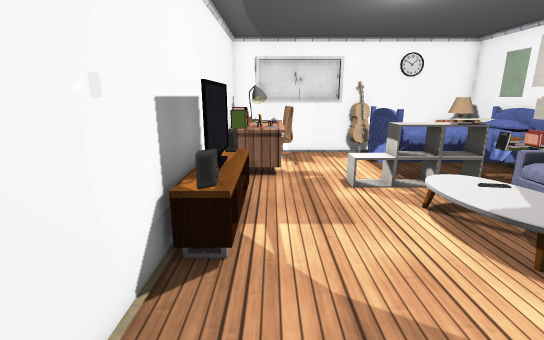
[1] (above)

12 first-person views from a walk through a Unity game level. The camera is 1.4 m above the floor, tilts 14° down and sees 85° across. Doors are open. The floor is counted in squares, 0.5 m on a side. Each view is taken from the middle of a square. On the plan, view 1 faces up. The plan holds only what a view shows up to about 20 squares ahead; the rest is blank. The player is left out. Some surface patterns are stand-ins.

[2]
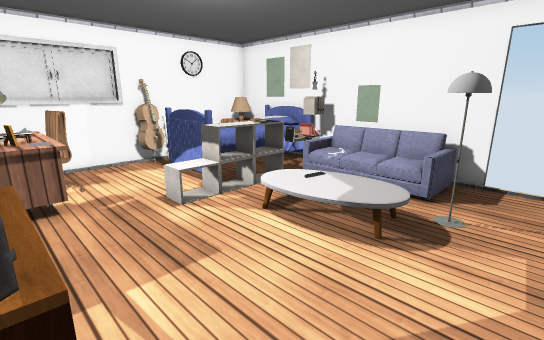

[3]
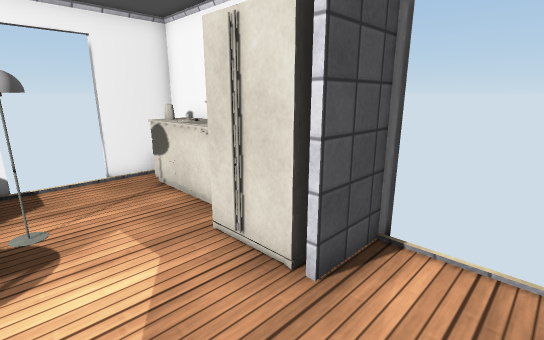

[4]
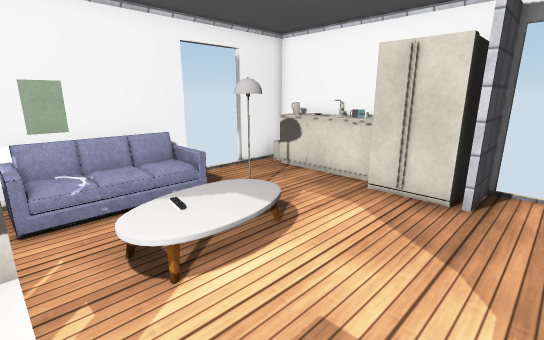

[5]
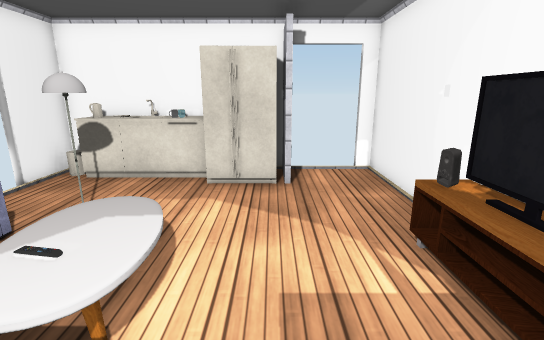

[6]
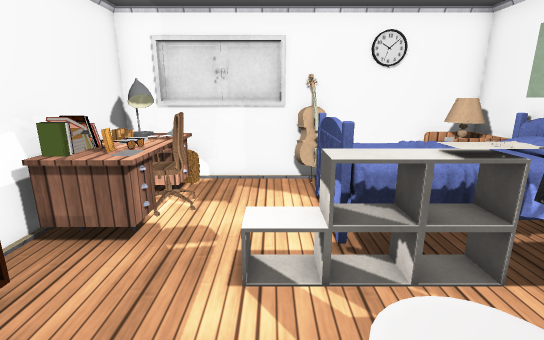

[7]
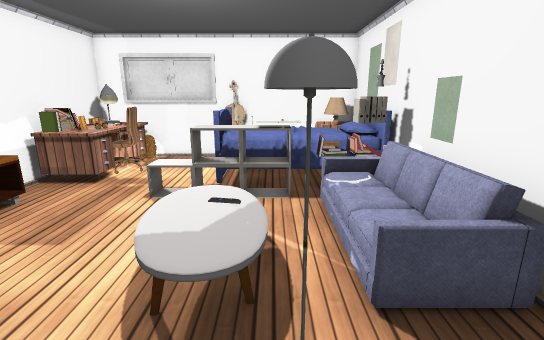

[8]
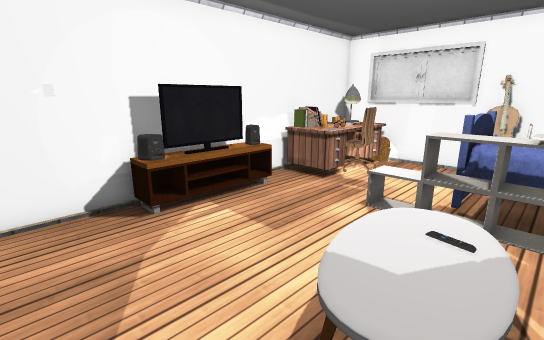

[9]
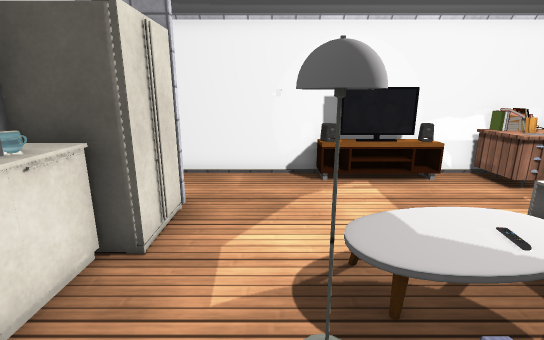

[10]
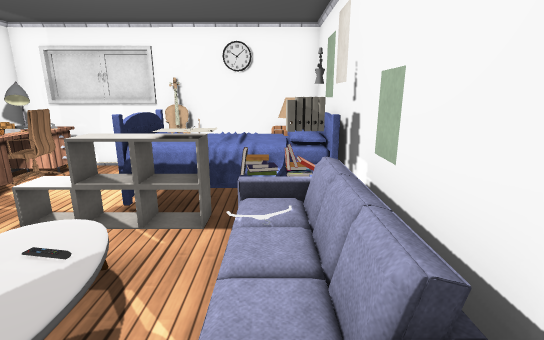

[11]
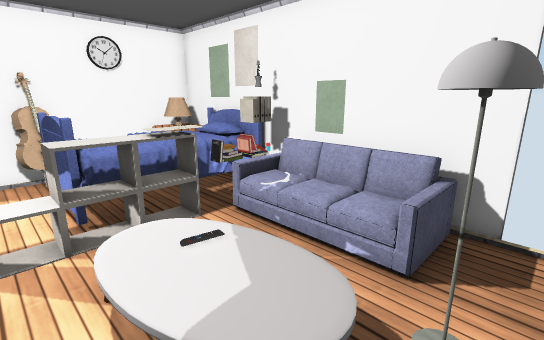

[12]
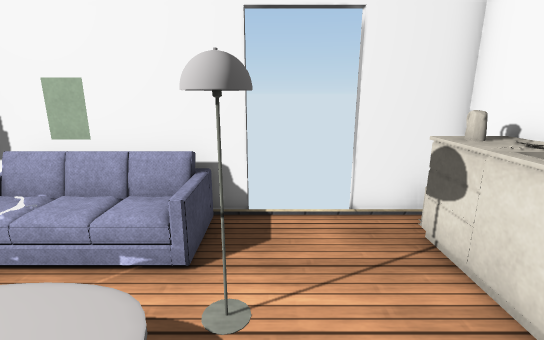

### Floor plan
Key: @ floor where view 1 was taken; # wall or solid block; . floor; D open door; E desk; R drawers; B bed; T TV; S sofa; L lamp; F fridge; M mug; O other object.
Columns run from 2 left of view 1 to 10 right of it. Each row starts with its distance up from view 1.
 15 ######O#####
 14 #EE...O.  R#
 13 #EEE..BBBB##
 12 #EEE..BBBB  #
 11 #EE...BBBB  #
 10 #EE...##BB###
  9  T...O OOO###
  8 #T........O #
  7 #T....OO..O #
  6 #T....OO..  #
  5 #T....OO.. S#
  4 #.......LLSS#
  3 #.......LL..D
  2 #...........D
  1 #...FFF.....D
  0 #.@#F FMOOOO#
 -1 #DDDF F OOO##
 -2 #DDD#########

Positions as (right, up) in squares from view 1, and headings:
1: (0, 0), facing up
2: (-1, 2), facing up-right
3: (-1, 4), facing down-right
4: (0, 9), facing down-right
5: (2, 10), facing down
6: (3, 5), facing up
7: (6, 1), facing up
8: (6, 2), facing up-left
9: (9, 3), facing left
10: (8, 3), facing up
11: (3, 3), facing up-right
12: (3, 3), facing right
